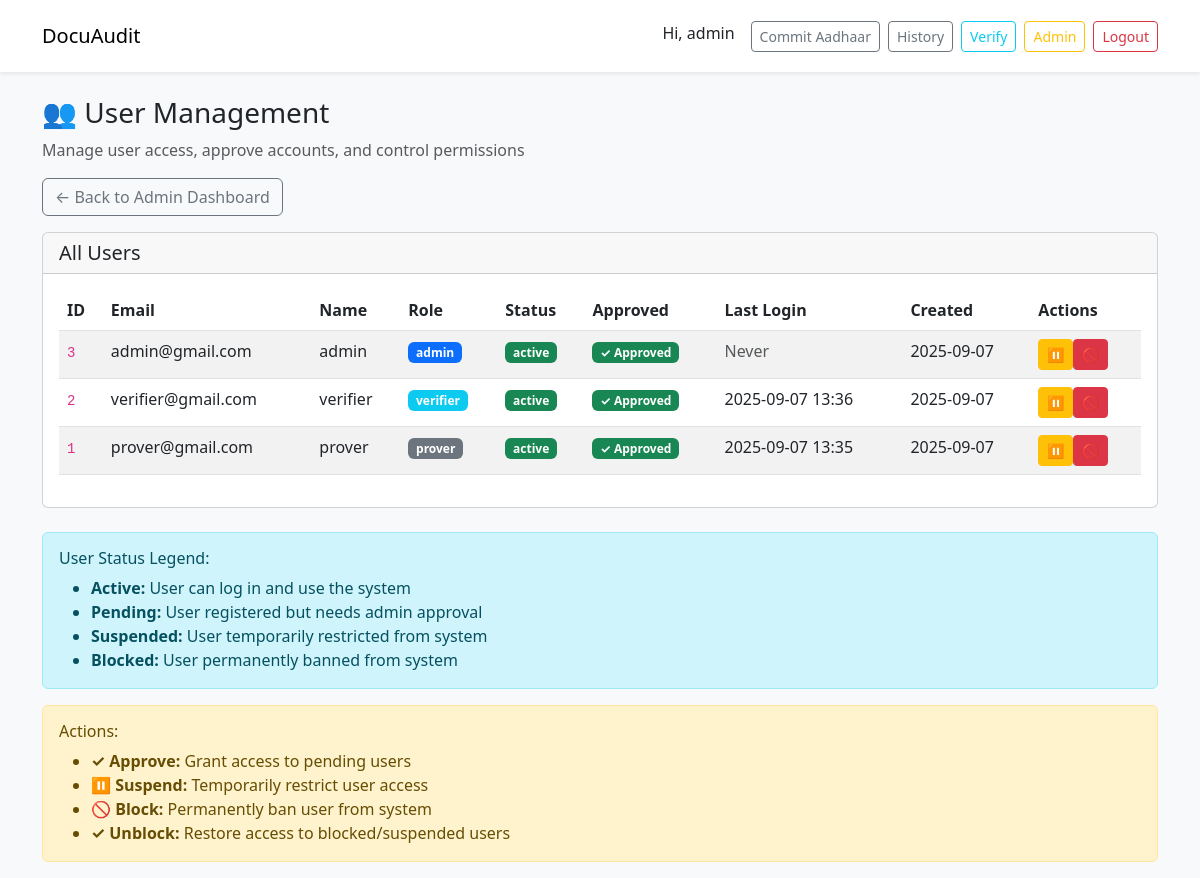
Before: /admin/users (signed in) with the older database file.
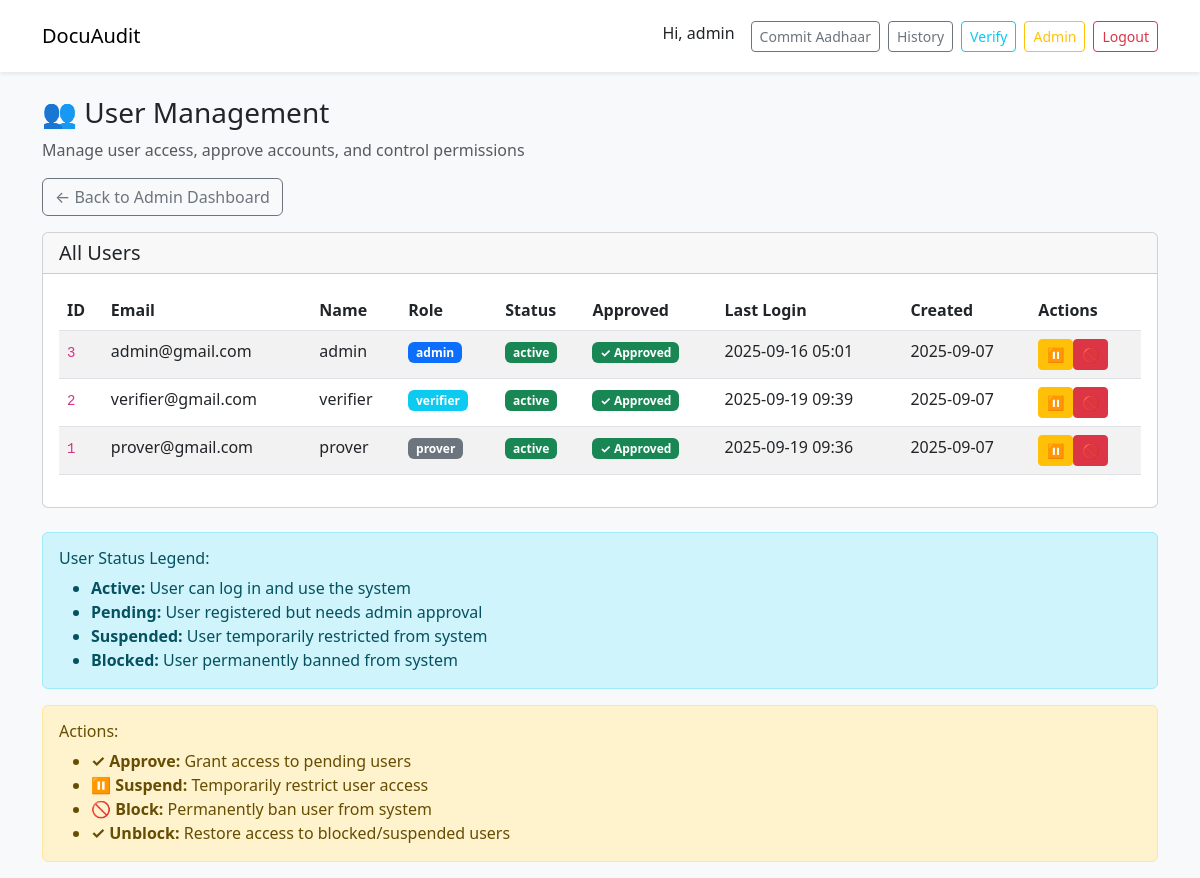
After: the same page with the newer database file.
### app.py (models this page shows)
class User(UserMixin, db.Model):
    __tablename__ = "users"
    id = db.Column(db.Integer, primary_key=True)
    email = db.Column(db.String(255), unique=True, nullable=False)
    password_hash = db.Column(db.String(255), nullable=False)
    name = db.Column(db.String(255))
    role = db.Column(db.String(32), default="prover")  # prover, verifier, admin
    eth_address = db.Column(db.String(255), nullable=True)
    status = db.Column(db.String(32), default="active")  # active, pending, blocked, suspended
    is_approved = db.Column(db.Boolean, default=False)  # admin approval required
    last_login = db.Column(db.DateTime, nullable=True)
    created_at = db.Column(db.DateTime, default=datetime.utcnow)

### app.py (the view)
@app.route("/admin/users")
@login_required
def admin_users():
    if current_user.role != "admin":
        flash("Access denied. Admin role required.", "danger")
        return redirect(url_for("dashboard"))
    users = User.query.order_by(User.created_at.desc()).all()
    return render_template("admin_users.html", users=users)

### app.py (called while the page is built)
@login_manager.user_loader
def load_user(user_id):
    return User.query.get(int(user_id))

### templates/admin_users.html (shortened to what the changed rows need)
{% extends "base.html" %}
{% block body %}
<div class="card">
  <div class="card-body">
    <div class="table-responsive">
      <table class="table table-striped">
        <thead>
          <tr>
            <th>ID</th>
            <th>Email</th>
            <th>Name</th>
            <th>Role</th>
            <th>Status</th>
            <th>Approved</th>
            <th>Last Login</th>
            <th>Created</th>
            <th>Actions</th>
          </tr>
        </thead>
        <tbody>
          {% for user in users %}
            <tr>
              <td><code>{{ user.id }}</code></td>
              <td>{{ user.email }}</td>
              <td>{{ user.name or 'N/A' }}</td>
              <td>
                <span class="badge bg-{{ 'primary' if user.role == 'admin' else 'info' if user.role == 'verifier' else 'secondary' }}">
                  {{ user.role }}
                </span>
              </td>
              <td>
                <span class="badge bg-{{ 'success' if user.status == 'active' else 'warning' if user.status == 'pending' else 'danger' }}">
                  {{ user.status }}
                </span>
              </td>
              <td>
                {% if user.is_approved %}
                  <span class="badge bg-success">✓ Approved</span>
                {% else %}
                  <span class="badge bg-warning">⏳ Pending</span>
                {% endif %}
              </td>
              <td>
                {% if user.last_login %}
                  {{ user.last_login.strftime('%Y-%m-%d %H:%M') }}
                {% else %}
                  <span class="text-muted">Never</span>
                {% endif %}
              </td>
              <td>{{ user.created_at.strftime('%Y-%m-%d') }}</td>
              <td>
                <div class="btn-group" role="group">
                  {% if user.status == 'active' %}
                    <form method="post" action="{{ url_for('admin_suspend_user', user_id=user.id) }}" class="d-inline">
                      <button type="submit" class="btn btn-sm btn-warning" title="Suspend User"
                              onclick="return confirm('Suspend this user?')">⏸</button>
                    </form>
                    <form method="post" action="{{ url_for('admin_block_user', user_id=user.id) }}" class="d-inline">
                      <button type="submit" class="btn btn-sm btn-danger" title="Block User"
                              onclick="return confirm('Block this user? This will prevent them from logging in.')">🚫</button>
                    </form>
                  {% elif user.status == 'blocked' %}
                    <form method="post" action="{{ url_for('admin_unblock_user', user_id=user.id) }}" class="d-inline">
                      <button type="submit" class="btn btn-sm btn-success" title="Unblock User">✓</button>
                    </form>
                  {% endif %}
                </div>
              </td>
            </tr>
          {% else %}
            <tr><td colspan="9" class="text-center">No users found</td></tr>
          {% endfor %}
        </tbody>
      </table>
    </div>
  </div>
</div>
{% endblock %}

### templates/base.html (shortened to what this page needs)
<!doctype html>
<html>
<head>
  <link href="https://cdn.jsdelivr.net/npm/bootstrap@5.3.0/dist/css/bootstrap.min.css" rel="stylesheet">
</head>
<body class="bg-light">
<nav class="navbar navbar-expand-lg navbar-light bg-white p-3 shadow-sm">
  <div class="container">
    <a class="navbar-brand" href="{{ url_for('dashboard') }}">DocuAudit</a>
    <div class="d-flex gap-2">
      {% if current_user.is_authenticated %}
        <span class="me-2">Hi, {{ current_user.name or current_user.email }}</span>
        {% if current_user.role in ['prover', 'admin'] %}
          <a class="btn btn-outline-secondary btn-sm" href="{{ url_for('aadhaar_upload') }}">Commit Aadhaar</a>
          <a class="btn btn-outline-secondary btn-sm" href="{{ url_for('aadhaar_history') }}">History</a>
        {% endif %}
        {% if current_user.role in ['verifier', 'admin'] %}
          <a class="btn btn-outline-info btn-sm" href="{{ url_for('verifier_dashboard') }}">Verify</a>
        {% endif %}
        {% if current_user.role == 'admin' %}
          <a class="btn btn-outline-warning btn-sm" href="{{ url_for('admin_dashboard') }}">Admin</a>
        {% endif %}
        <a class="btn btn-outline-danger btn-sm" href="{{ url_for('logout') }}">Logout</a>
      {% else %}
        <a class="btn btn-outline-primary btn-sm" href="{{ url_for('register') }}">Register</a>
        <a class="btn btn-primary btn-sm" href="{{ url_for('login') }}">Login</a>
      {% endif %}
    </div>
  </div>
</nav>
<div class="container mt-4">
  {% block body %}{% endblock %}
</div>
</body>
</html>

Changed rows visible on the page:
changed User "admin@gmail.com": last_login (not shown) → "2025-09-16 05:01"; no longer shows "Never"
changed User "verifier@gmail.com": last_login "2025-09-07 13:36" → "2025-09-19 09:39"
changed User "prover@gmail.com": last_login "2025-09-07 13:35" → "2025-09-19 09:36"
